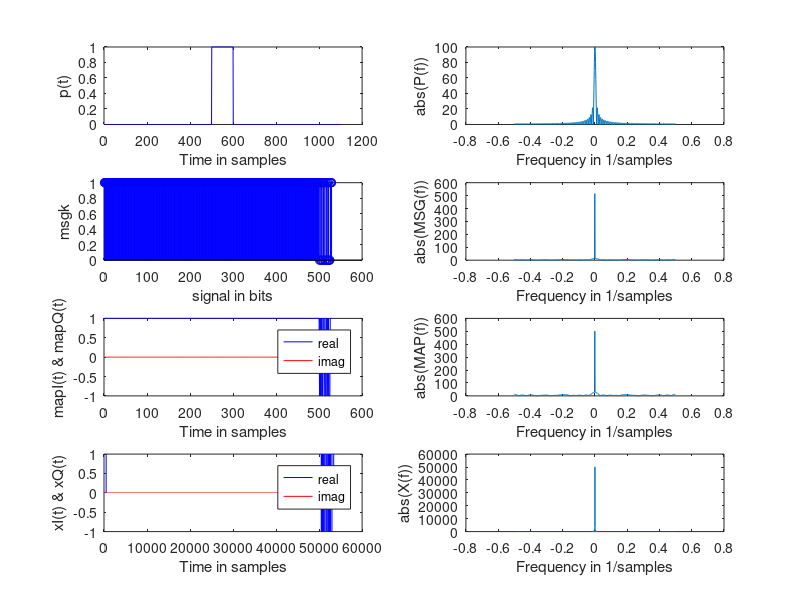

This figure's MATLAB source:

LL = 200; % Total number of bits Default is 1000
T = 1; % Symbol period in microsec. Default is 1
N = 11; % length of filter in symbol periods. Default is 11
alpha = 0; % alpha of sqrt raised cosine filter
fs = 100; % Over-sampling factor (Sampling frequency/symbol rate). Default is 100
Ns = floor(N*fs); % Number of filter samples
sigma = 1; % Noise standard deviation. Default is 1

clc

%% message
%bits = sign(randn(1, LL));

dataSize = 3;
bits = [1  1 1];

timingSync  = [0 1 0 1 0 1 1 0 0 1 1 1 0 0 0 1 1 0 0 1 0 1];
pilot = [0, 0, 0, 1];
buffer = ones(1, 500);

msg = [buffer, timingSync, pilot, bits];


%% symbol mapping
msgSym = msg .* 2 -1;



%% impulse
p1 = [zeros(ceil(Ns/2-fs/2),1) ; ones(fs,1) ; zeros(Ns-fs-ceil(Ns/2-fs/2),1) ]; 
p1 = p1/norm(p1)/sqrt(1/fs); % '1/fs' simply serves as 'delta' to approximate integral as sum
p1 = p1.';

%% Create baseband signals
bit_upR = upsample(real(msgSym),fs);
bit_upI = upsample(imag(msgSym),fs);
xR = conv(bit_upR,p1);
xI = conv(bit_upI,p1);
x1 = xR + 1i .* xI;
transmitsignal = x1.';
%len = length(x1);
%plot([-len/2+1:len/2]/len*fs/T,20*log10(abs(fftshift(1/sqrt(len)*fft(x1)))))
%% plot stuff

figure(1)
clf
subplot(4,2,1)
plot(p1,'b')
%hold on
%plot(imag(y1),'r')
%legend('real','imag')
ylabel('p(t)')
xlabel('Time in samples')

subplot(4,2,2)
plot([0:length(p1)-1]/length(p1)-0.5, abs(fftshift(fft(p1))))
ylabel('abs(P(f))')
xlabel('Frequency in 1/samples')

subplot(4,2,3)
stem(msg,'b')
zoom xon
ylabel('msgk')
xlabel('signal in bits')


subplot(4,2,4)
plot([0:length(msg)-1]/length(msg)-0.5, abs(fftshift(fft(msg))))
ylabel('abs(MSG(f))')
xlabel('Frequency in 1/samples')


subplot(4,2,5)
plot(real(msgSym),'b')
hold on
plot(imag(msgSym),'r')
zoom xon
legend('real','imag')
ylabel('mapI(t) & mapQ(t)')
xlabel('Time in samples')


subplot(4,2,6)
plot([0:length(msgSym)-1]/length(msgSym)-0.5, abs(fftshift(fft(msgSym))))
ylabel('abs(MAP(f))')
xlabel('Frequency in 1/samples')


subplot(4,2,7)
plot(real(x1),'b')
hold on
plot(imag(x1),'r')
zoom xon
legend('real' ,'imag')
ylabel('xI(t) & xQ(t)')
xlabel('Time in samples')

subplot(4,2,8)
plot([0:length(x1)-1]/length(x1)-0.5, abs(fftshift(fft(x1))))
ylabel('abs(X(f))')
xlabel('Frequency in 1/samples')


save('transmitsignal.mat', 'transmitsignal');